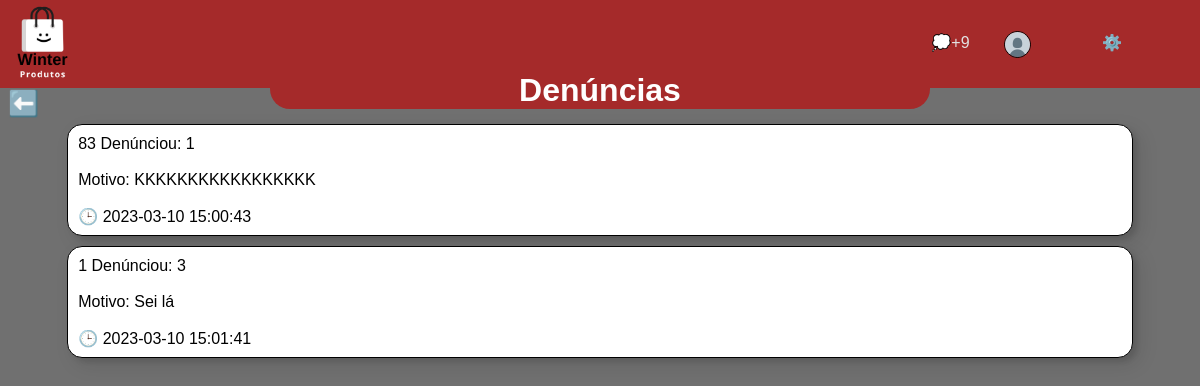
Screenshot of /Admin/denuncias.php with the database file from the repository.
### tables this page shows
CREATE TABLE `denuncias` (
  `idDenuncia` int(11) NOT NULL,
  `idUser` int(11) NOT NULL,
  `idDenunciado` int(11) NOT NULL,
  `motivo` varchar(255) NOT NULL,
  `idAnuncio` int(11) NOT NULL,
  `idChat` int(11) NOT NULL,
  `tipoDenuncia` varchar(255) NOT NULL,
  `print` int(11) NOT NULL,
  `dataDenuncia` datetime NOT NULL DEFAULT current_timestamp()
);

### Admin/conexao.php (called while the page is built, shortened)
<?php $mysqli = new mysqli("localhost", "root", "", "winter");
	$queryDenuncias = "SELECT * FROM denuncias";

### Admin/denuncias.php (the view, shortened to what this page needs)
<?php include_once 'conexao.php';
include_once '../Include_once/head.php';
$resultadoDenuncias = $conn->query($queryDenuncias);
?>
<body>
    <?php
    foreach ($resultadoDenuncias as $denuncias) { ?>
        <div class="denuncias">
            <div id="denuncia">
                <?php echo $denuncias['idUser']; ?> Denúnciou: <?php echo $denuncias['idDenuncia']; ?>
                <br><br>
                Motivo: <?php echo $denuncias['motivo']; ?> <br><br>
                🕒 <?php echo $denuncias['dataDenuncia']; ?>
            </div>
        </div>
    <?php } ?>
</body>
</html>

### style.css (style rules this page uses)
:root { --boxShadow: inset 2px 2px 2px 0px rgba(255, 255, 255, .5), 7px 7px 20px 0px rgba(0, 0, 0, .1), 4px 4px 5px 0px rgba(0, 0, 0, .1); --scrollcolor: #fff; --scrollbackground: #141e27; }
body { background-color: rgb(112, 112, 112); min-height: 100%; }
* { outline: 0; font-family: sans-serif }
html { scroll-behavior: smooth; }
.denuncias { display: flex; width: 90%; margin: 0 auto; }
#denuncia { background-color: white; color: black; border-radius: 15px; width: 100%; height: 90px; margin-bottom: 10px; padding: 10px; box-shadow: var(--boxShadow); border: 1px solid; }

### rows the page displays
denuncias: idUser "83", idDenuncia "1", motivo "KKKKKKKKKKKKKKKKK", dataDenuncia "2023-03-10 15:00:43"
denuncias: idUser "1", idDenuncia "3", motivo "Sei lá", dataDenuncia "2023-03-10 15:01:41"

### other values shown
$titulo "Denúncias"
